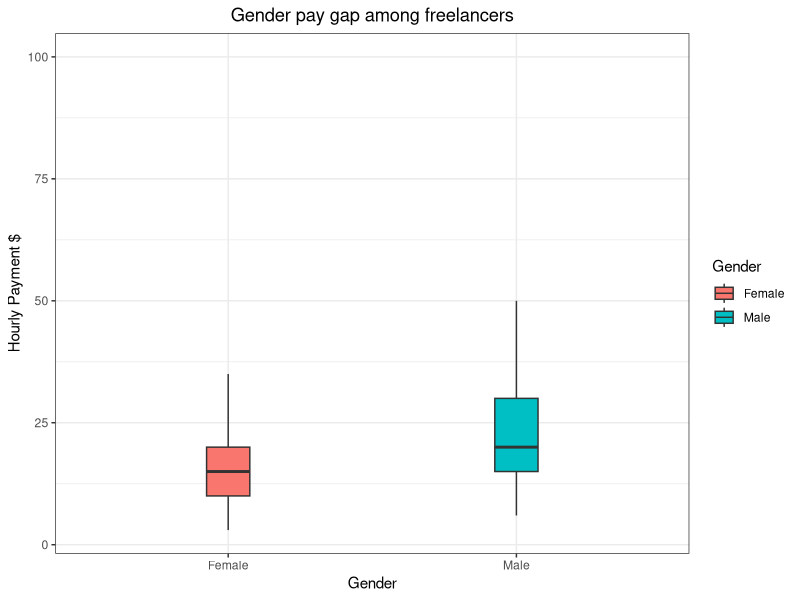

Source code (R):
# Load necessary packages
library(ggplot2)
library(readr)

# Set theme
theme_set(theme_bw())

# Load the data
data <- read_csv("freelancerdata.csv")

# Convert Gender and Hourly_Payment to factors
data$Gender <- as.factor(data$Gender)
data$Hourly_Payment <- as.numeric(data$Hourly_Payment)

# Create box plot
ggplot(data, aes(x=Gender, y=Hourly_Payment, fill=Gender)) +
  geom_boxplot(width=0.15, outlier.shape = NA) +
  labs(x="Gender", y="Hourly Payment $") +
  ggtitle("Gender pay gap among freelancers") +
  theme(plot.title = element_text(hjust = 0.5)) # Center the plot title
